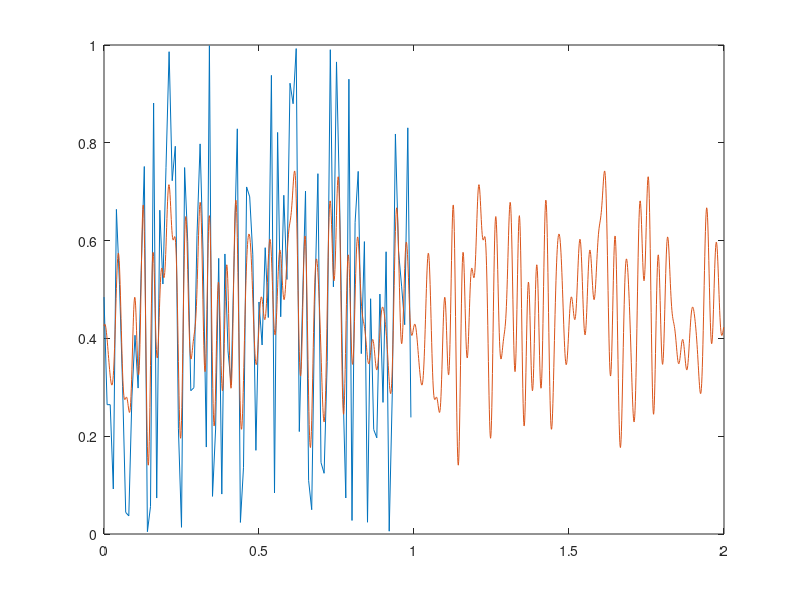

This chart was generated by the following MATLAB code:
x = rand(100,1);
N = length(x);

numk = 40;

Xc = zeros(numk,1);
Xs = zeros(numk,1);

t = [0:N-1]/N;

for ki=[0:numk-1]
  Xc(ki+1) = 0;
  Xs(ki+1) = 0;
  for i=[0:N-1]
%    Xc(ki+1) = Xc(ki+1) + 2.0*(x(i)*cos(2.0*pi*ki*t(i))/N);
%    Xs(ki+1) = Xc(ki+1) + 2.0*(x(i)*sin(2.0*pi*ki*t(i))/N);
     Xc(ki+1) = Xc(ki+1) + x(i+1)*exp(-sqrt(-1)*2.0*pi*ki*i/N)/N;
     
  end;
end;
%  Xc(1) = 0.5*Xc(1);
%  Xs(1) = 0;    
  
t2 = [0:999]/1000;
x2 = zeros(1000,1);

for ti =[1:1000]
  for ki=[0:numk-1]
%    x2(ti) = x2(ti) + Xc(ki+1)*cos(-2.0*pi*ki*t2(ti)); +...
%             Xs(ki+1)*sin(2.0*pi*ki*t2(ti));
    x2(ti) = x2(ti) + Xc(ki+1)*exp(sqrt(-1)*2.0*pi*ki*t2(ti));
  end;
end;

t3 = [0:1999]/1000;
x3 = [x2 ;x2];

plot (t, x, t3, real(x3));
